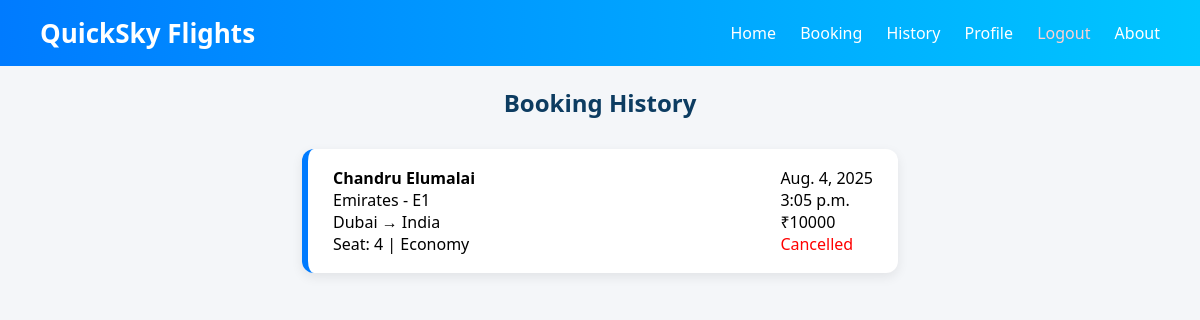
Page /history/ (signed in) on the committed database.
### base/models.py (models this page shows, shortened)
class BookingHistory(models.Model):
    user = models.ForeignKey(User, on_delete=models.CASCADE)
    flight = models.ForeignKey(Flight, on_delete=models.CASCADE)
    passenger_name = models.CharField(max_length=100)
    email = models.EmailField()
    phone = models.CharField(max_length=15)
    aadhar_number = models.CharField(max_length=12)
    age = models.IntegerField()
    seat_class = models.CharField(max_length=20)
    seat_number = models.CharField(max_length=10)
    cancelled_at = models.DateTimeField(auto_now_add=True)

class Flight(models.Model):
    airline=models.CharField(max_length=100)
    flight_no=models.CharField(max_length=10)
    origin=models.CharField(max_length=100)
    destination=models.CharField(max_length=100)
    departure_time=models.TimeField()
    departure_date=models.DateField()
    price=models.IntegerField()

### base/views.py (the view)
# urls.py: path("history/", history, name="history"),
@login_required(login_url='/admin/login/')
def history(request):
    bookings = BookingHistory.objects.filter(user=request.user)
    return render(request, "history.html", {"bookings": bookings})

### base/templates/history.html
{% extends "main.html" %}
{% block content %}
<h2 align="center">Booking History</h2>
{% for b in bookings %}
<div class="flight-card">
    <div>
        <b>{{ b.passenger_name }}</b><br>
        {{ b.flight.airline }} - {{ b.flight.flight_no }}<br>
        {{ b.flight.origin }} → {{ b.flight.destination }}<br>
        Seat: {{ b.seat_number }} | {{ b.seat_class }}
    </div>
    <div>
        {{ b.flight.departure_date }}<br>
        {{ b.flight.departure_time }}<br>
        ₹{{ b.flight.price }}<br>
        <span style="color:red;">Cancelled</span>
    </div>
</div>
{% empty %}
<p align="center">No cancelled bookings</p>
{% endfor %}
{% endblock %}

### static/style.css (style rules this page uses)
body { margin: 0; font-family: 'Segoe UI', sans-serif; background: #f4f6f9; }
h2 { font-size: 24px; color: #0d3c61; margin-bottom: 30px; }
.flight-card { background: #ffffff; width: 45%; margin: 20px auto; padding: 18px 25px; border-radius: 12px; display: flex; justify-content: space-between; align-items: center; box-shadow: 0px 4px 12px rgba(0,0,0,0.08); border-left: 6px solid #007bff; }

### rows in the picture
BookingHistory: passenger_name "Chandru Elumalai", flight.airline "Emirates", flight.flight_no "E1", flight.origin "Dubai", flight.destination "India", seat_number "4", seat_class "Economy", flight.departure_date "Aug. 4, 2025", flight.departure_time "3:05 p.m.", flight.price "10000"
